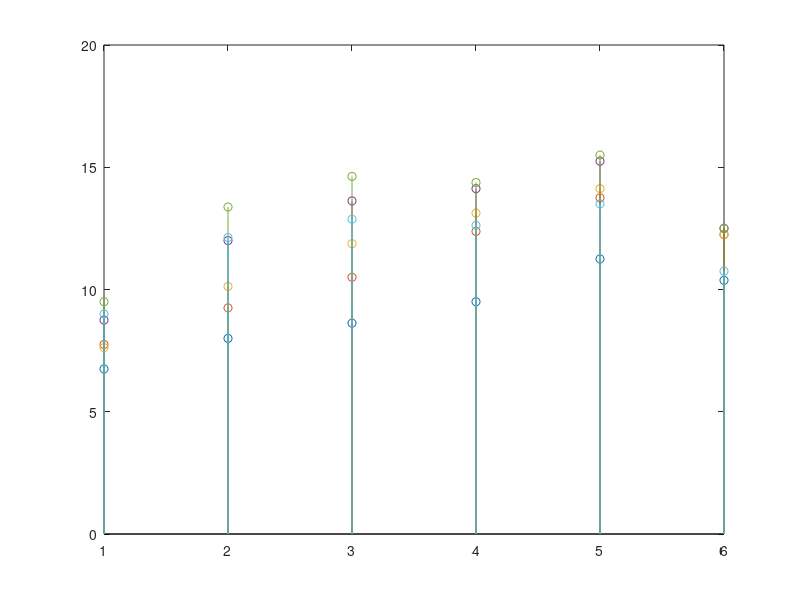

MATLAB code to generate this figure:
close all;
x = [9 9 8 10 10 12;
     9 9 10 12 14 14;
     10 10 12 14 15 15;
     10 13 13 14 14 14;
     13 14 14 16 16 16;
     14 14 14 14 14 14];
h = 1/8*[0 1 0; 1 4 1; 0 1 0];
y = conv2 (x,h,'same');
stem(y);